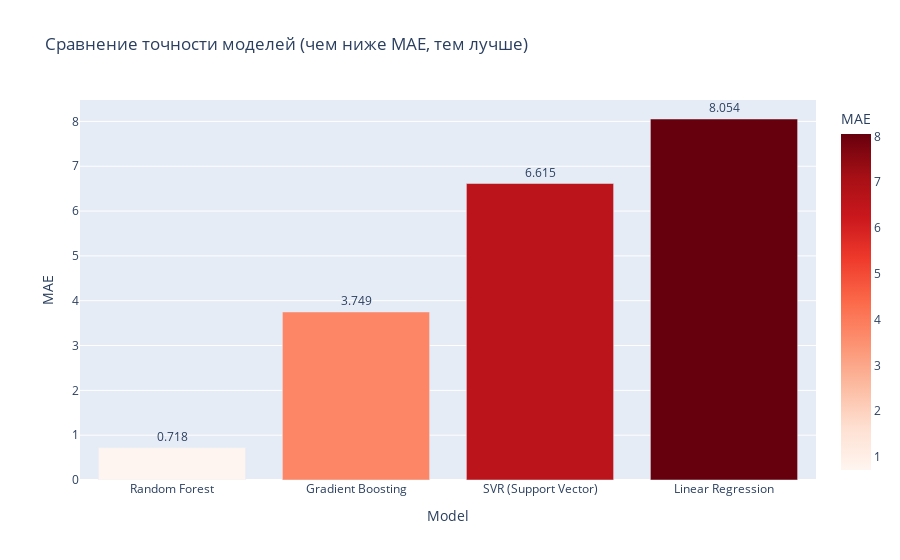
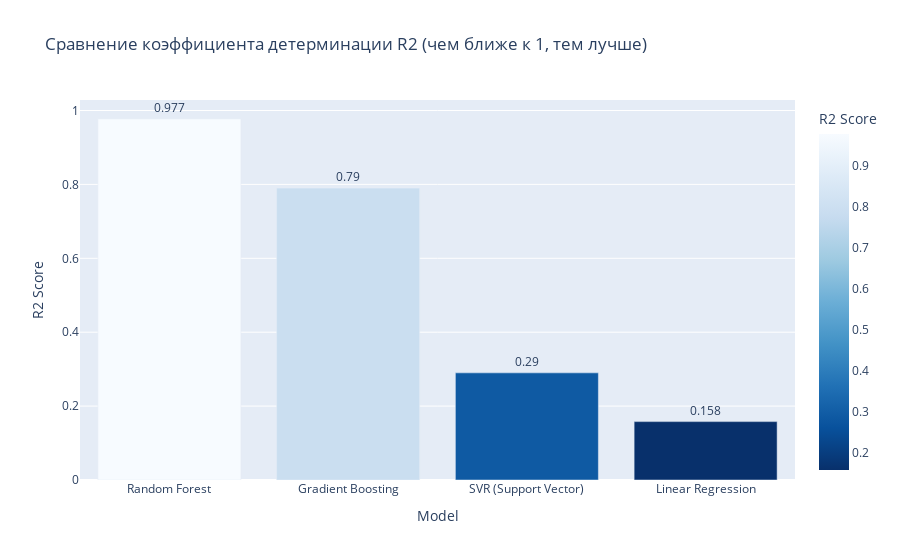

The notebook cell saved with these charts, in order:
### Code cell
# Визуализация MAE (Средняя абсолютная ошибка)
fig_compare = px.bar(results_df, 
                     x='Model', 
                     y='MAE', 
                     text='MAE',
                     title="Сравнение точности моделей (чем ниже MAE, тем лучше)",
                     color='MAE',
                     color_continuous_scale='Reds')

fig_compare.update_traces(textposition='outside')
fig_compare.show()

# Визуализация R2 Score (Точность соответствия данным)
fig_r2 = px.bar(results_df, 
                x='Model', 
                y='R2 Score', 
                text='R2 Score',
                title="Сравнение коэффициента детерминации R2 (чем ближе к 1, тем лучше)",
                color='R2 Score',
                color_continuous_scale='Blues_r')

fig_r2.update_traces(textposition='outside')
fig_r2.show()

### Figure 1 — Plotly figure (JSON) as saved in the notebook; plotly's stock layout.template omitted (floating-point values rounded to 4 significant figures)
{"data": [{"hovertemplate": "Model=%{x}<br>MAE=%{marker.color}<extra></extra>", "legendgroup": "", "marker": {"color": [0.718, 3.749, 6.615, 8.054], "coloraxis": "coloraxis", "pattern": {"shape": ""}}, "name": "", "orientation": "v", "showlegend": false, "text": [0.718, 3.749, 6.615, 8.054], "textposition": "outside", "type": "bar", "x": ["Random Forest", "Gradient Boosting", "SVR (Support Vector)", "Linear Regression"], "xaxis": "x", "y": [0.718, 3.749, 6.615, 8.054], "yaxis": "y"}], "layout": {"barmode": "relative", "coloraxis": {"colorbar": {"title": {"text": "MAE"}}, "colorscale": [[0, "rgb(255,245,240)"], [0.125, "rgb(254,224,210)"], [0.25, "rgb(252,187,161)"], [0.375, "rgb(252,146,114)"], [0.5, "rgb(251,106,74)"], [0.625, "rgb(239,59,44)"], [0.75, "rgb(203,24,29)"], [0.875, "rgb(165,15,21)"], [1, "rgb(103,0,13)"]]}, "legend": {"tracegroupgap": 0}, "title": {"text": "Сравнение точности моделей (чем ниже MAE, тем лучше)"}, "xaxis": {"anchor": "y", "domain": [0, 1], "title": {"text": "Model"}}, "yaxis": {"anchor": "x", "domain": [0, 1], "title": {"text": "MAE"}}}}

### Figure 2 — Plotly figure (JSON) as saved in the notebook; plotly's stock layout.template omitted (floating-point values rounded to 4 significant figures)
{"data": [{"hovertemplate": "Model=%{x}<br>R2 Score=%{marker.color}<extra></extra>", "legendgroup": "", "marker": {"color": [0.977, 0.79, 0.29, 0.158], "coloraxis": "coloraxis", "pattern": {"shape": ""}}, "name": "", "orientation": "v", "showlegend": false, "text": [0.977, 0.79, 0.29, 0.158], "textposition": "outside", "type": "bar", "x": ["Random Forest", "Gradient Boosting", "SVR (Support Vector)", "Linear Regression"], "xaxis": "x", "y": [0.977, 0.79, 0.29, 0.158], "yaxis": "y"}], "layout": {"barmode": "relative", "coloraxis": {"colorbar": {"title": {"text": "R2 Score"}}, "colorscale": [[0, "rgb(8,48,107)"], [0.125, "rgb(8,81,156)"], [0.25, "rgb(33,113,181)"], [0.375, "rgb(66,146,198)"], [0.5, "rgb(107,174,214)"], [0.625, "rgb(158,202,225)"], [0.75, "rgb(198,219,239)"], [0.875, "rgb(222,235,247)"], [1, "rgb(247,251,255)"]]}, "legend": {"tracegroupgap": 0}, "title": {"text": "Сравнение коэффициента детерминации R2 (чем ближе к 1, тем лучше)"}, "xaxis": {"anchor": "y", "domain": [0, 1], "title": {"text": "Model"}}, "yaxis": {"anchor": "x", "domain": [0, 1], "title": {"text": "R2 Score"}}}}
